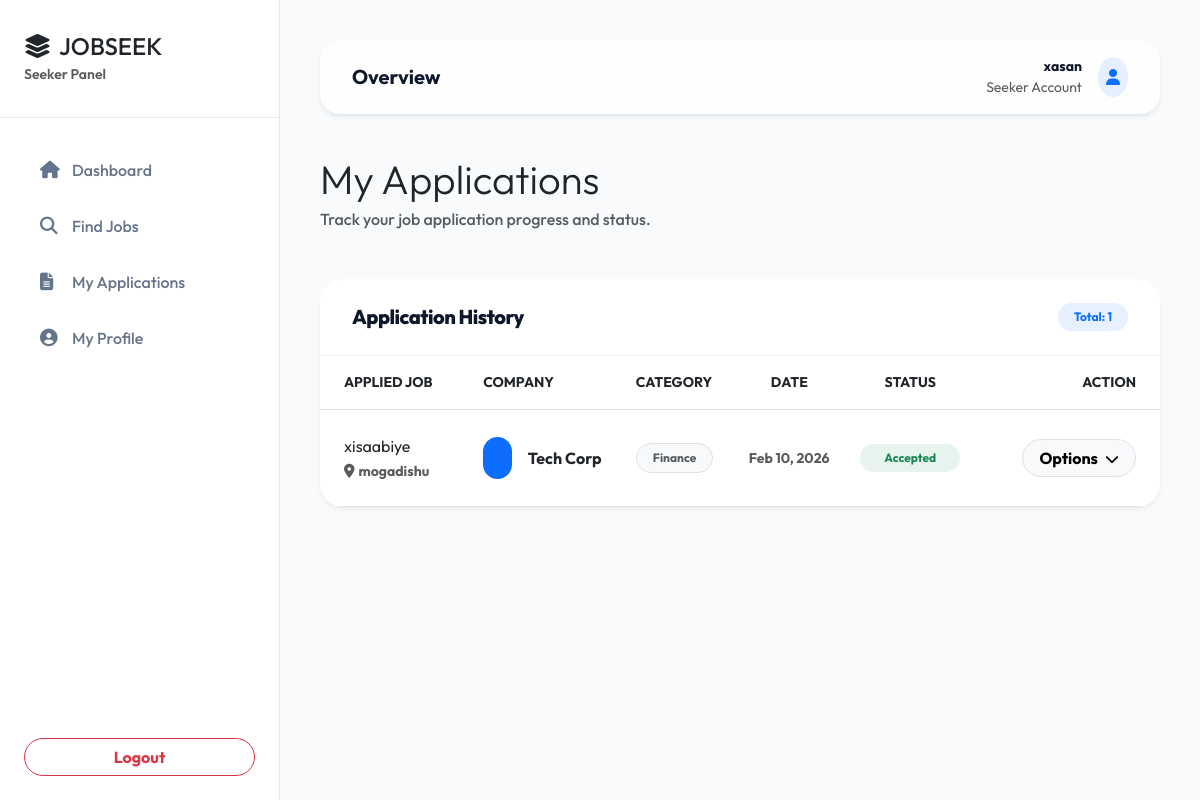
/seeker/my_applications.php (signed in), run on the app's committed database.
### tables this page shows
CREATE TABLE `applications` (
  `id` int(11) NOT NULL,
  `job_id` int(11) NOT NULL,
  `seeker_id` int(11) NOT NULL,
  `status` enum('pending','reviewed','accepted','rejected') DEFAULT 'pending',
  `applied_at` timestamp NOT NULL DEFAULT current_timestamp()
);

CREATE TABLE `jobs` (
  `id` int(11) NOT NULL,
  `employer_id` int(11) NOT NULL,
  `title` varchar(255) NOT NULL,
  `description` text NOT NULL,
  `category` varchar(100) DEFAULT NULL,
  `job_type` enum('Full-time','Part-time','Contract','Freelance') DEFAULT 'Full-time',
  `salary` varchar(50) DEFAULT NULL,
  `location` varchar(100) DEFAULT NULL,
  `status` enum('active','closed') DEFAULT 'active',
  `created_at` timestamp NOT NULL DEFAULT current_timestamp(),
  `deadline` datetime DEFAULT NULL
);

CREATE TABLE `profiles` (
  `id` int(11) NOT NULL,
  `user_id` int(11) NOT NULL,
  `full_name` varchar(100) DEFAULT NULL,
  `bio` text DEFAULT NULL,
  `contact_number` varchar(20) DEFAULT NULL,
  `profile_picture` varchar(255) DEFAULT NULL,
  `cv_path` varchar(255) DEFAULT NULL,
  `company_name` varchar(100) DEFAULT NULL,
  `company_website` varchar(255) DEFAULT NULL
);

### seeker/my_applications.php (the view, shortened to what this page needs)
<?php
require_once '../includes/db.php';
include 'seeker_layout_top.php';
$stmt = $pdo->prepare("
    SELECT a.*, j.title, j.location, p.company_name, j.category
    FROM applications a
    JOIN jobs j ON a.job_id = j.id
    JOIN profiles p ON j.employer_id = p.user_id
    WHERE a.seeker_id = ?
    ORDER BY a.applied_at DESC
");
$stmt->execute([$_SESSION['user_id']]);
$applications = $stmt->fetchAll();
?>
<div class="animate-up">
    <div class="mb-5">
        <h2 class="fw-800 text-dark display-6 mb-1">My Applications</h2>
        <p class="text-muted fw-medium">Track your job application progress and status.</p>
    </div>
    <div class="row">
        <div class="col-lg-12">
            <div class="card premium-card border-0">
                <div class="card-header-premium d-flex justify-content-between align-items-center">
                    <h5 class="fw-800 mb-0">Application History</h5>
                    <div class="badge bg-primary bg-opacity-10 text-primary px-3 py-2 rounded-pill fw-800">
                        Total: <?php echo count($applications); ?>
                    </div>
                </div>
                <div class="card-body p-0">
                    <div class="table-responsive">
                        <table class="table table-hover mb-0 align-middle">
                            <thead class="bg-light bg-opacity-50 text-muted small text-uppercase fw-800 tracking-wider">
                                <tr>
                                    <th class="px-4 py-3">Applied Job</th>
                                    <th class="py-3">Company</th>
                                    <th class="py-3">Category</th>
                                    <th class="py-3 text-center">Date</th>
                                    <th class="py-3 text-center">Status</th>
                                    <th class="text-end px-4 py-3">Action</th>
                                </tr>
                            </thead>
                            <tbody class="border-top-0">
                                <?php if ($applications): ?>
                                    <?php foreach ($applications as $app): ?>
                                    <tr>
                                        <td class="px-4 py-4">
                                            <span class="fw-800 d-block text-dark fs-6"><?php echo htmlspecialchars($app['title']); ?></span>
                                            <span class="small text-muted fw-bold"><i class="fas fa-map-marker-alt me-1 text-accent"></i><?php echo htmlspecialchars($app['location']); ?></span>
                                        </td>
                                        <td class="py-4">
                                            <div class="d-flex align-items-center">
                                                <div class="bg-primary bg-opacity-5 text-primary rounded-4 p-2 me-3 border border-primary border-opacity-10">
                                                    <i class="fas fa-building small"></i>
                                                </div>
                                                <span class="text-dark fw-bold"><?php echo htmlspecialchars($app['company_name'] ?: 'Tech Corp'); ?></span>
                                            </div>
                                        </td>
                                        <td class="py-4">
                                            <span class="badge bg-light text-muted border px-3 py-2 rounded-pill fw-bold">
                                                <?php echo htmlspecialchars($app['category']); ?>
                                            </span>
                                        </td>
                                        <td class="py-4 text-center text-muted fw-bold small">
                                            <?php echo date('M d, Y', strtotime($app['applied_at'])); ?>
                                        </td>
                                        <td class="py-4 text-center">
                                            <?php
                                            $status_class = 'bg-secondary bg-opacity-10 text-secondary';
                                            if ($app['status'] == 'accepted') $status_class = 'bg-success bg-opacity-10 text-success';
                                            ?>
                                            <span class="badge rounded-pill px-4 py-2 fw-800 <?php echo $status_class; ?>">
                                                <?php echo ucfirst($app['status']); ?>
                                            </span>
                                        </td>
                                        <td class="text-end px-4 py-4">
                                            <div class="dropdown">
                                                <button class="btn btn-light rounded-pill px-3 fw-bold border" type="button" data-bs-toggle="dropdown">
                                                    Options <i class="fas fa-chevron-down ms-1 small"></i>
                                                </button>
                                            </div>
                                        </td>
                                    </tr>
                                    <?php endforeach; ?>
                                <?php endif; ?>
                            </tbody>
                        </table>
                    </div>
                </div>
            </div>
        </div>
    </div>
</div>
</div>
<?php include 'seeker_layout_bottom.php'; ?>

### seeker/seeker_layout_top.php (style rules this page uses)
:root { --primary: #0f172a; --primary-dark: #020617; --accent: #00d2ff; --accent-glow: rgba(0, 210, 255, 0.3); --premium-gradient: linear-gradient(135deg, #0f172a 0%, #1e293b 100%); --sidebar-bg: #ffffff; --main-bg: #f8fafc; --border-color: #e2e8f0; --card-shadow: 0 10px 25px -5px rgba(0, 0, 0, 0.05), 0 8px 10px -6px rgba(0, 0, 0, 0.05); }
body { font-family: 'Outfit', sans-serif; background-color: var(--main-bg); color: var(--primary); overflow-x: hidden; }
.premium-card { background: #ffffff; border: 1px solid rgba(15, 23, 42, 0.08); border-radius: 1.5rem; box-shadow: 0 4px 6px -1px rgba(0, 0, 0, 0.05), 0 2px 4px -1px rgba(0, 0, 0, 0.03); transition: all 0.4s cubic-bezier(0.165, 0.84, 0.44, 1); position: relative; overflow: hidden; }
.premium-card::before { content: ''; position: absolute; top: 0; left: 0; width: 100%; height: 4px; background: var(--accent); opacity: 0; transition: opacity 0.3s ease; }
.card-header-premium { background: transparent !important; border-bottom: 1px solid rgba(15, 23, 42, 0.05) !important; padding: 1.5rem 2rem !important; }
.card-header-premium h5 { font-weight: 800; margin-bottom: 0; color: var(--primary); letter-spacing: -0.5px; }
.animate-up { animation: fadeInUp 0.5s forwards; }

### data on the page
applications: job.title "xisaabiye", job.location "mogadishu", profiles.company_name "Tech Corp", job.category "Finance", applied_at "Feb 10, 2026", status "Accepted"

### other printed values
$_SESSION['username'] "xasan"
count($applications) "1"
